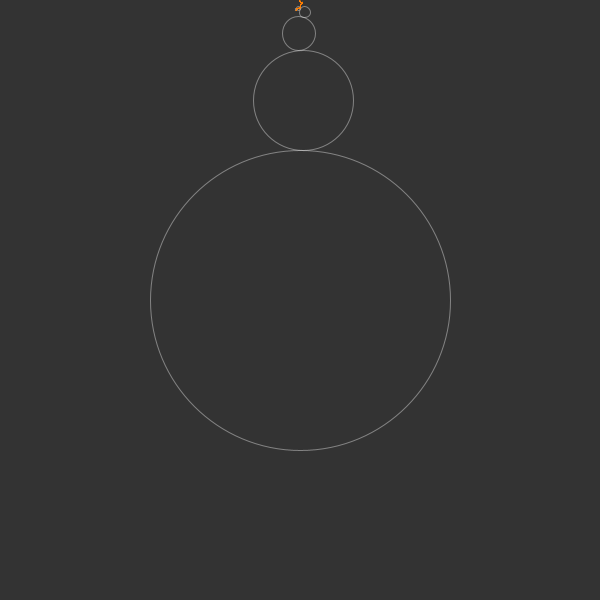
Frame 1 (no input)
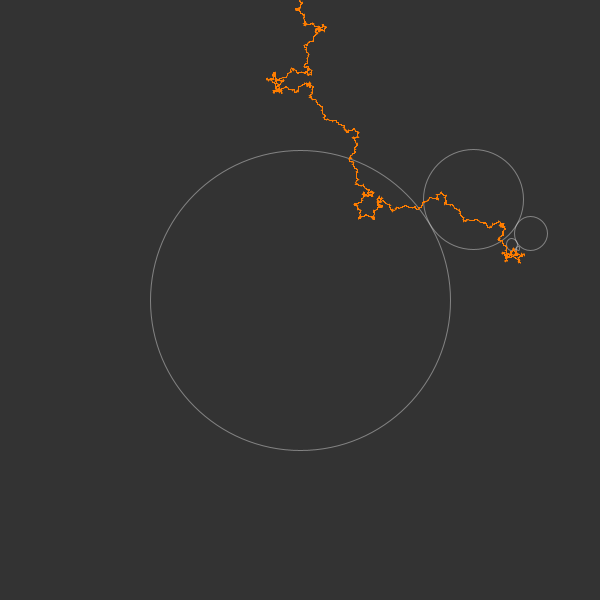
Frame 60 (the mouse pressed at the canvas centre just before this capture)
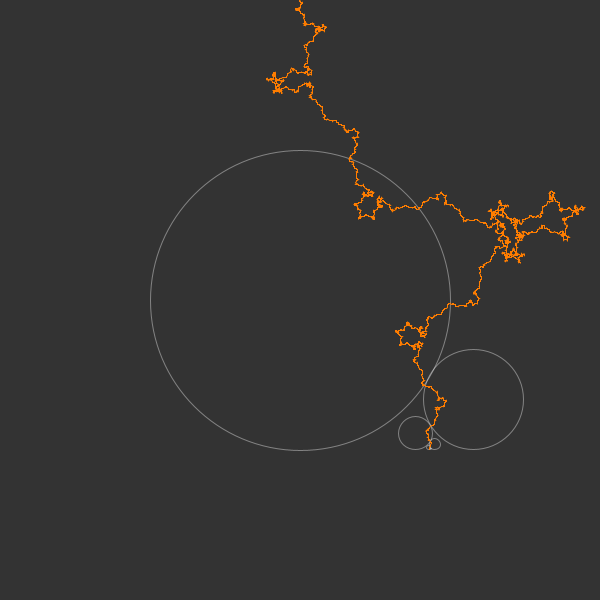
Frame 120 (the mouse held since frame 60 and released just before this capture)

The Processing sketch that drew these frames (run headless with seeded random() and noise(); from frame 60 on, the mouse is pressed at the canvas centre):

// Processing sketch: Fractal_Spirograph
// ── Fractal_Spirograph.pde
// Coding Train
// Coding Challenge 61 - Fractal Spirograph
// https://www.youtube.com/watch?v=0dwJ-bkJwDI&list=PLRqwX-V7Uu6ZiZxtDDRCi6uhfTH4FilpH&index=78

// http://benice-equation.blogspot.co.uk/2012/01/fractal-spirograph.html

// Variations:
//   set r to -r in Orbit.addChild() and Orbit.update() to nest inside
//   modify k in Orbit to tweak resolution even further
//   (LOD + resolution knobs added as globals below)

// Would be good to calculate when we've done a complete revolution and stop drawing

Orbit sun;
Orbit end;
ArrayList<PVector> path;

int LOD = 20;
int resolution = 100;

void setup(){
  size(600, 600);
  
  path = new ArrayList<PVector>();

  sun = new Orbit(new PVector(width/2, height/2), 150);
  
  Orbit next = sun;
  for (int i = 0; i < LOD; i++){
    next = next.addChild();
  }
  end = next;
}

void draw(){
  background(51);
  
  for (int i = 0; i < resolution; i++){
    sun.update();
    path.add(end.pos);
  }
  sun.show();
    
  stroke(255, 125, 0);
  strokeWeight(1);
  noFill();
  beginShape();
    for (PVector pos : path){
      vertex(pos.x, pos.y);
    }
  endShape();
}
// ── Orbit.pde
int k = -4;

class Orbit {
  PVector pos;
  float r;
  Orbit parent;
  Orbit child;
  float speed;
  float angle;
  int level;
  
  Orbit(PVector _pos, float _r){
    this(_pos, _r, null, 0);
  }
  
  Orbit(PVector _pos, float _r, Orbit _p, int _l){
    pos = _pos;
    r = _r;
    parent = _p;
    child = null;
    angle = -PI/2;
    level = _l;
    
    speed = radians(pow(k, level-1)) / resolution;
  }
  
  Orbit addChild(){
    float newR = r / 3;
    float newX = pos.x + r + newR;
    float newY = pos.y;
    child = new Orbit(new PVector(newX, newY), newR, this, level + 1);
    return child;
  }
  
  void update(){
    if (level > 0){
      float rsum = r + parent.r;
      float newX = rsum * cos(angle);
      float newY = rsum * sin(angle);
      pos = new PVector(parent.pos.x + newX, 
                        parent.pos.y + newY);
      angle += speed;
    }
    
    if (child != null){
      child.update();
    }
  }
  
  void show(){
    stroke(255,100);
    strokeWeight(1);
    noFill();
    ellipse(pos.x, pos.y, r * 2, r * 2);
    
    if (child != null){
      child.show();
    }
  }
}
